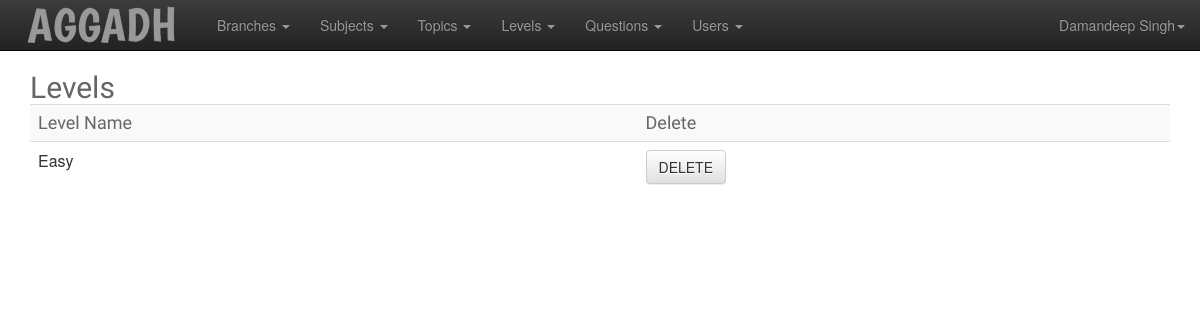
The app's page /admin/level-list.php (signed in), older data.
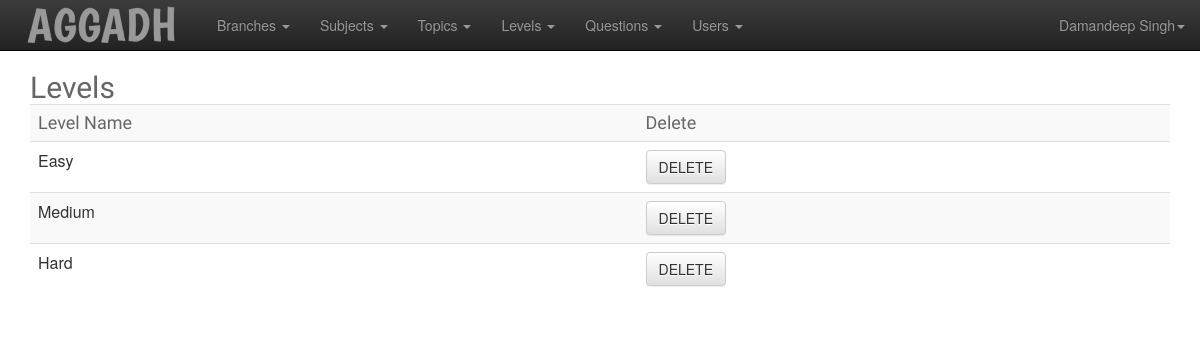
The same page, newer data.
### tables this page shows
CREATE TABLE `level` (
  `level_id` int(11) NOT NULL AUTO_INCREMENT,
  `level_name` varchar(255) NOT NULL,
  PRIMARY KEY (`level_id`)
);

### includes/functions.php (called while the page is built, shortened)
<?php require 'db.php';
function adminName($a_id)
{
    global $conn;
    $query = "SELECT a_name from admins WHERE `a_id`=? ;";
                            $q = $conn->prepare($query);
                            $q->bind_param('i', $aid);
                        $q->execute();
                        $q->bind_result($admin_name);
                        return $admin_name;
}
function getLevels()
{
    $getquery = "Select * from level ;";
    global $conn;
                        $res = $conn->query($getquery);
                     return $res;
}

### admin/level-list.php (the view, shortened to what this page needs)
<?php include './includes/header.php';?>
<div class="container-fluid">
    <div class="container-fluid">
        <h2>Levels</h2>
        <table class="table table-responsive table-striped">
            <tr>
                <td><h4>Level Name</h4></td>
                <td><h4>Delete</h4></td>
            </tr>
        <?php
        $arr = getLevels();
        while($row = $arr->fetch_array())
                     {
            ?>
            <tr>
                <td><span><? echo $row['level_name']; ?></span></td>
                <td><a class="btn btn-default" onclick="return confirm('Sure, you wanna do this ?')" href="level-list.php?delete=1&id=<? echo $row['level_id'];?>">DELETE</a></td>
            </tr>
                    <? }  ?>
        </table>
        </div>
</div>
<? include './includes/footer.php';?>

### admin/includes/header.php (shortened to what this page needs)
<?php session_start();
require ("../includes/functions.php");?>
<html>
    <head>
        <link rel="stylesheet" type="text/css" href="css/bootstrap.css" />
        <link rel="stylesheet" type="text/css" href="css/bootstrap-theme.css" />
        <link rel="stylesheet" type="text/css" href="css/style.css" />
    </head>
    <body>
        <header>
            <div class="navbar navbar-inverse navbar-static-top" >
                <div class="container-fluid">
    <div class="navbar-header">
        <a class="navbar-brand" href="adminindex.php"><img src="../img/logo-footer-menu.png" /></a>
    </div>
    <div class="collapse navbar-collapse" id="main-menu-collapse">
      <ul class="nav navbar-nav">
          <? if(isset($_SESSION['admin']))
          {?>
        <li class="dropdown">
          <a href="#" class="dropdown-toggle" data-toggle="dropdown">Branches <b class="caret"></b></a>
        </li>
        <li class="dropdown">
          <a href="#" class="dropdown-toggle" data-toggle="dropdown">Subjects <b class="caret"></b></a>
        </li>
        <li class="dropdown">
          <a href="#" class="dropdown-toggle" data-toggle="dropdown">Topics <b class="caret"></b></a>
        </li>
        <li class="dropdown">
          <a href="#" class="dropdown-toggle" data-toggle="dropdown">Levels <b class="caret"></b></a>
        </li>
        <li class="dropdown">
          <a href="#" class="dropdown-toggle" data-toggle="dropdown">Questions <b class="caret"></b></a>
        </li>
        <li class="dropdown">
          <a href="#" class="dropdown-toggle" data-toggle="dropdown">Users <b class="caret"></b></a>
        </li>
        <?
          }
          ?>
      </ul>
      <ul class="nav navbar-nav navbar-right">
        <li class="dropdown">
            <? if(isset($_SESSION['admin']))
            { ?>
            <a href="#" class="dropdown-toggle" data-toggle="dropdown"><?$a=adminName($_SESSION['admin']); echo $a; ?><b class="caret"></b></a>
 <?}
 ?>
        </li>
      </ul>
    </div>
  </div>
        </header>

### admin/includes/footer.php (shortened to what this page needs)
    </body>
</html>

### admin/css/style.css (style rules this page uses)
h1,h2,h3,h4,h5,h6 { font-family: "Boogaloo" !important; font-weight: normal !important; color: #666; margin: 0; padding: 0; }
.navbar-brand, .navbar-brand > img { margin: 0; padding: 0px 8px; }

Row changes from the older to the newer data that the page shows:
added level: level_name "Medium"
added level: level_name "Hard"
